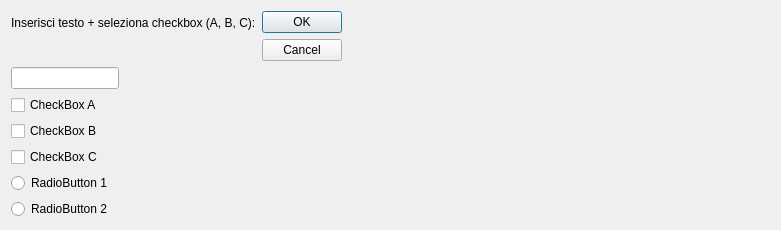
<?xml version="1.0" encoding="UTF-8"?>
<ui version="4.0">
 <class>DCheckbox</class>
 <widget class="QDialog" name="DCheckbox">
  <property name="geometry">
   <rect>
    <x>0</x>
    <y>0</y>
    <width>781</width>
    <height>230</height>
   </rect>
  </property>
  <property name="windowTitle">
   <string>Dialog</string>
  </property>
  <layout class="QFormLayout" name="formLayout">
   <item row="0" column="0">
    <widget class="QLabel" name="label">
     <property name="text">
      <string>Inserisci testo + seleziona checkbox (A, B, C):</string>
     </property>
    </widget>
   </item>
   <item row="1" column="0">
    <widget class="QLineEdit" name="lineEdit"/>
   </item>
   <item row="2" column="0">
    <widget class="QCheckBox" name="checkBox_A">
     <property name="text">
      <string>CheckBox A</string>
     </property>
     <property name="autoExclusive">
      <bool>false</bool>
     </property>
    </widget>
   </item>
   <item row="3" column="0">
    <widget class="QCheckBox" name="checkBox_B">
     <property name="text">
      <string>CheckBox B</string>
     </property>
    </widget>
   </item>
   <item row="4" column="0">
    <widget class="QCheckBox" name="checkBox_C">
     <property name="text">
      <string>CheckBox C</string>
     </property>
    </widget>
   </item>
   <item row="5" column="0">
    <widget class="QRadioButton" name="radioButton_1">
     <property name="text">
      <string>RadioButton 1</string>
     </property>
    </widget>
   </item>
   <item row="6" column="0">
    <widget class="QRadioButton" name="radioButton_2">
     <property name="text">
      <string>RadioButton 2</string>
     </property>
    </widget>
   </item>
   <item row="0" column="1">
    <widget class="QDialogButtonBox" name="buttonBox">
     <property name="orientation">
      <enum>Qt::Vertical</enum>
     </property>
     <property name="standardButtons">
      <set>QDialogButtonBox::Cancel|QDialogButtonBox::Ok</set>
     </property>
    </widget>
   </item>
  </layout>
 </widget>
 <resources/>
 <connections>
  <connection>
   <sender>buttonBox</sender>
   <signal>accepted()</signal>
   <receiver>DCheckbox</receiver>
   <slot>accept()</slot>
   <hints>
    <hint type="sourcelabel">
     <x>403</x>
     <y>174</y>
    </hint>
    <hint type="destinationlabel">
     <x>157</x>
     <y>184</y>
    </hint>
   </hints>
  </connection>
  <connection>
   <sender>buttonBox</sender>
   <signal>rejected()</signal>
   <receiver>DCheckbox</receiver>
   <slot>reject()</slot>
   <hints>
    <hint type="sourcelabel">
     <x>403</x>
     <y>174</y>
    </hint>
    <hint type="destinationlabel">
     <x>286</x>
     <y>184</y>
    </hint>
   </hints>
  </connection>
 </connections>
</ui>
